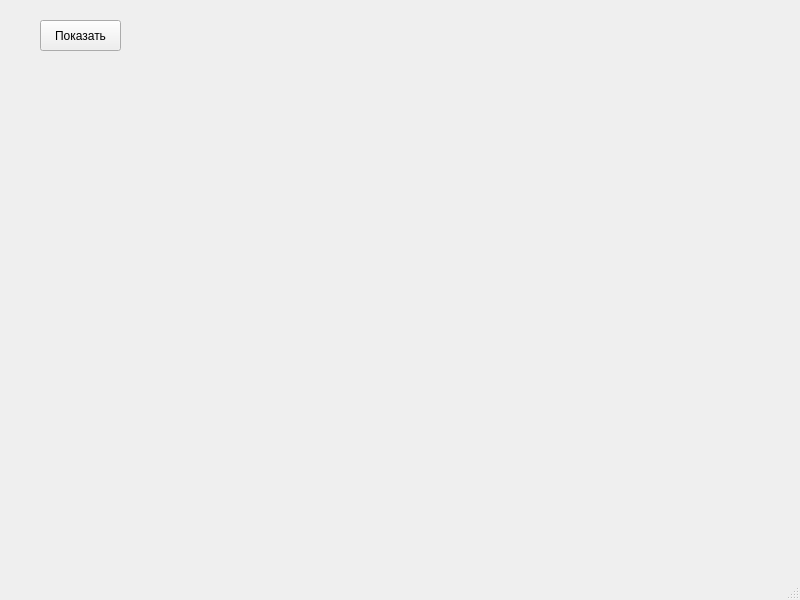
<?xml version="1.0" encoding="UTF-8"?>
<ui version="4.0">
 <class>MainWindow</class>
 <widget class="QMainWindow" name="MainWindow">
  <property name="geometry">
   <rect>
    <x>0</x>
    <y>0</y>
    <width>800</width>
    <height>600</height>
   </rect>
  </property>
  <property name="windowTitle">
   <string>MainWindow</string>
  </property>
  <widget class="QWidget" name="centralwidget">
   <widget class="QPushButton" name="pushButton">
    <property name="geometry">
     <rect>
      <x>40</x>
      <y>20</y>
      <width>81</width>
      <height>31</height>
     </rect>
    </property>
    <property name="text">
     <string>Показать</string>
    </property>
   </widget>
  </widget>
  <widget class="QMenuBar" name="menubar">
   <property name="geometry">
    <rect>
     <x>0</x>
     <y>0</y>
     <width>800</width>
     <height>21</height>
    </rect>
   </property>
  </widget>
  <widget class="QStatusBar" name="statusbar"/>
 </widget>
 <resources/>
 <connections/>
</ui>
